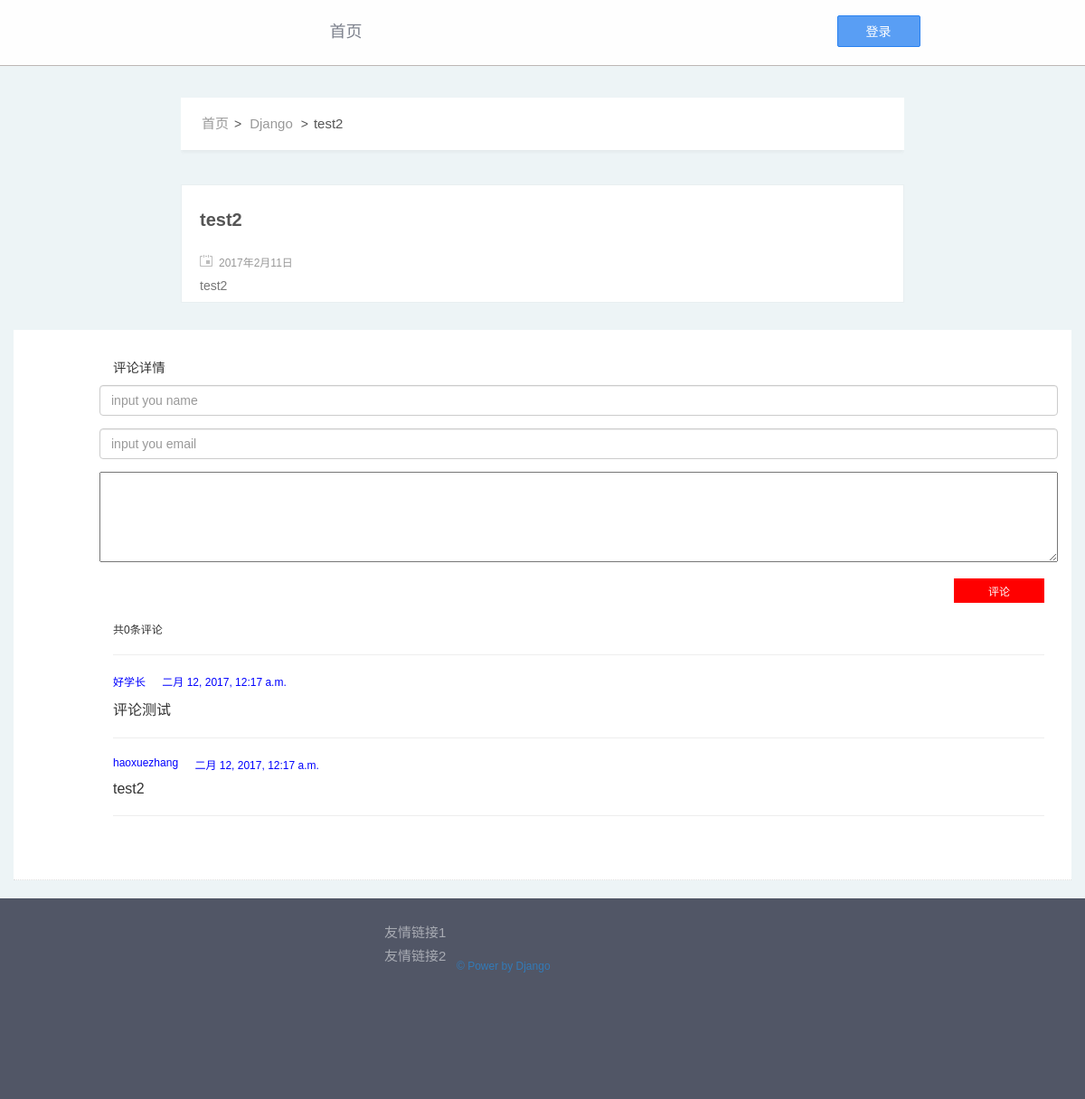
The app's page /article/2 with its own data.
### blog/models.py (models this page shows, shortened)
class Article(models.Model):
    STATUS_CHOICES = (
        ('d','Draft'),
        ('p','Published'),
    )
    objects = ArticleManage()
    title = models.CharField('title',max_length = 70)
    body = models.TextField('body')
    created_time = models.DateTimeField('文章创建时间',auto_now_add = True)
    last_modified_time = models.DateTimeField('last_modified_time',auto_now = True)
    status = models.CharField('status',max_length = 1,choices = STATUS_CHOICES)
    abstract = models.CharField('abstract',max_length = 54,blank = True,null = True,help_text = 'you can choice fist 54 words as the abstruct')
    views = models.PositiveIntegerField('views',default = 0)
    likes= models.PositiveIntegerField('liskes',default = 0)
    topped = models.BooleanField('topped',default = False)
    category = models.ForeignKey('Category',verbose_name = 'category',null = True,on_delete = models.SET_NULL)
    tags = models.ManyToManyField('Tag',verbose_name = 'tags',blank = True)
    class Meta:
        ordering = ['-last_modified_time']

class Category(models.Model):
    name = models.CharField('name',max_length = 20)
    created_time = models.DateTimeField('created_time',auto_now_add = True)
    last_modified_time = models.DateTimeField('last_modified_tiem',auto_now = True)

class BlogComment(models.Model):
    user_name = models.CharField('user_name',max_length = 100)
    user_email = models.EmailField('user_email',max_length = 255)
    body = models.TextField('body')
    created_time = models.DateTimeField('created_time',auto_now_add = True)
    article = models.ForeignKey('Article', verbose_name='评论所属文章', on_delete=models.CASCADE)

### blog/views.py (the view)
# urls.py: url(r'^article/(?P<article_id>\d+)$',views.ArticleDetailView.as_view(),name = 'detail'),
class ArticleDetailView(DetailView):
    model = Article
    template_name = 'blog/detail.html'
    context_object_name = 'article'
    pk_url_kwarg = 'article_id'
    def get_object(self):
        obj = super(ArticleDetailView,self).get_object()
        obj.body = markdown2.markdown(obj.body, extras=['fenced-code-blocks'],)
        return obj
    def get_context_data(self,**kwargs):
        kwargs['comment_list'] = self.object.blogcomment_set.all()
        kwargs['form'] = BlogCommentForm()
        return super(ArticleDetailView,self).get_context_data(**kwargs)

### blog/forms.py
class BlogCommentForm(forms.ModelForm):
    class Meta:
        model = BlogComment
        fields = ['user_name','user_email','body']
        widgets = {
            'user_name':forms.TextInput(attrs={
                'class':'form-control',
                'placeholder':'input you name',
                'aria-describedby':'sizing-addon1',
            }),
            'user_email':forms.TextInput(attrs={
                'class':'form-control',
                'placeholder':'input you email',
                'aria-describedby':'sizing-addon1',
            }),
            'body':forms.Textarea(attrs={'placeeholder':'say something'}),
        }

### blog/templates/blog/detail.html
{% extends 'base.html' %}
{% block content %}
    <div class="container">
        <div class="row">
            <div id="bd" class="wrp clear-fix">
                <div id="main">
                    <div id="detail-title">
                        <ul id="single-nav">
                            <li><a href="{% url 'blog:index' %}">首页</a></li>
                            <li>&gt;</li>
                            <li>
                                <ul class="post-categories">
                                    <li><a href="" title=""
                                           rel="category">{{ article.category.name }}</a>
                                    </li>
                                </ul>
                            </li>
                            <li>&gt;</li>
                            <li class="title-active"><a href="{% url 'blog:detail' article.pk %}"
                                                        rel="bookmark">{{ article.title }}</a>
                            </li>
                        </ul>
                    </div>
                    <div id="post-1951"
                         class="post-1951 post type-post status-publish format-standard hentry category-meida-report">
                        <div class="post-hd">
                            <h1 class="title">{{ article.title }}</h1>
                        </div>
                        <div class="date-read">
                            <i class="icon-date"></i><span
                                class="date">{{ article.last_modified_time|date:"Y年n月d日" }}</span>
                        </div>
                        <div class="post-bd">
                            {{ article.body |safe }}
                        </div>
                    </div>
                </div>
            </div>
            {% include 'blog/comment.html' %}
        </div>
    </div>
{% endblock %}

### blog/templates/blog/comment.html (shortened to what this page needs)
<div class="comment">
    <div class="comment-main">
        <p class="head">评论详情</p>
        <form method="post" action="{% url 'blog:comment' article.pk %}">
            <div class="row">
                {% for field in form %}
                    {{ field }}
                    <br>
                {% endfor %}
            </div>
            <button type="submit" class="com-button">评论</button>
        </form>
        <p class="comment-count">共{{ 0 }}条评论</p>
        <hr>
        {% for comment in comment_list %}
            <div class="main-content">
                <span class="user-nickname">{{ comment.user_name }}</span>
                <time class="time">{{ comment.created_time }}</time>
                <div class="comment-content">
                    {{ comment.body }}
                </div>
            </div>
            <hr>
        {% endfor %}
    </div>
</div>

### blog/static/blog/css/style.css (style rules this page uses)
html, body { margin: 0; padding: 0; border: 0; font-size: 100%; vertical-align: baseline; line-height: 1; }
body { margin: 0; padding: 0; font: 12px 'Microsoft Yahei', '微软雅黑', 'simsun', Arial, sans-serif; background-color: #edf4f6; min-width: 960px; }
ul { padding: 0; margin: 0; }
li { float:left; list-style: none; }
a { text-decoration: none }
input, textarea { outline: 0 }
.wrp { width: 960px; height: 72px; margin: 0 auto; }
.clear-fix:after { clear: both; display: block; visibility: hidden; overflow: hidden; height: 0; content: '.' }
.clear-fix { zoom: 1 }
#bd { margin: 0 auto; width: 800px; height: auto; }
#main { float: left; overflow-x: hidden; width: 100% }
.post { margin-top: 38px; border: 1px solid #e8eff1; background-color: #fff; padding-left: 20px; padding-right: 20px; }
.post-hd .title { margin: 27px 0 27px; font-size: 20px; font-weight: bold; color: #555; }
.date-read { margin: 10px 0px; }
.icon-date { display: inline-block; *display: inline; *zoom: 1; width: 14px; height: 13px; margin-right: 7px; background: url(../img/date.png) no-repeat; }
.read, .date { color: #999; margin-right: 12px; }
.post-bd { / / min-height: 250 px; word-break: break-word; color: #777; }
.post-bd p { color: #777; font-size: 14px; }
.comment { position: relative; margin: 20px 0; padding: 0 0 20px 80px; min-height: 80px; border-bottom: 1px dotted #dedede; zoom: 1 }
#detail-title { display: block; width: 800px; margin: 0 auto; margin-top: 35px; background-color: #fff; box-shadow: 0 2px 4px rgba(0, 0, 0, 0.05); }
#detail-title #single-nav { margin-left: 20px; height: 58px; }
#detail-title li { display: inline-block; *display: inline; *zoom: 1; font-size: 14px; color: #555; line-height: 58px; padding: 0 3px; vertical-align: top; }
#detail-title li a { font-size: 15px; color: #999; display: block; }
#detail-title .title-active a { color: #555; overflow: hidden; white-space: nowrap; text-overflow: ellipsis; max-width: 500px; }
.comment { margin-top: 30px; background-color: white; }
.comment .comment-main { padding: 30px; }
.comment .head { font-size: larger; }
.comment textarea { width: 100%; height: 100px; resize: vertical; }
.comment .com-button { margin-top: 15px; width: 100px; padding: 5px; background-color: red; border: none; color: white; float: right; margin-bottom: 20px; }
.comment .comment-count { clear: both; }
.main-content .user-nickname { vertical-align: top; color: blue; margin-right: 15px; }
.main-content .time { vertical-align: top; color: blue; }
.main-content .comment-content { margin-top: 10px; font-size: 16px; }

### records on screen
Article: category.name "Django", title "test2", last_modified_time "2017年2月11日", body "test2"
BlogComment: user_name "好学长", created_time "二月 12, 2017, 12:17 a.m.", body "评论测试"
BlogComment: user_name "haoxuezhang", created_time "二月 12, 2017, 12:17 a.m.", body "test2"

### other values on screen
{{ 0 }} "0"
